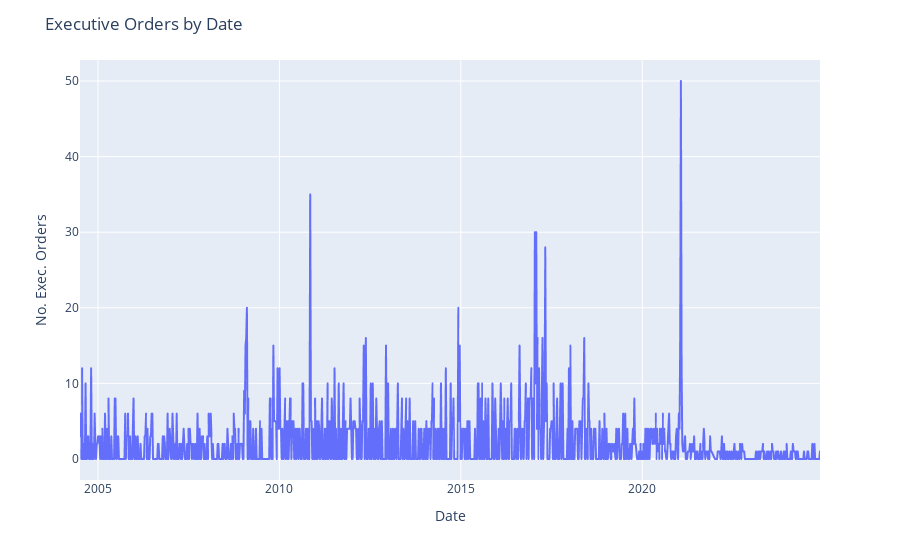

This figure's notebook cell:
### Markdown cell above
### Data visualizations

It is unfortunate that we do not have sufficient data at the current time to build a model through the current administration; at the time of this writing, the full tenure of the Biden presidency is not reflected in this data.

That said, in addition to the quality checks done in previous instances, this basic visualization can be [compared to prior work](https://ballotpedia.org/Joe_Biden%27s_executive_orders_and_actions) to see that the structure of the data is as would be expected.

### Code cell
# df[['week_start', 'orders_outcome_var']].plot()
fig1 = px.line(df, x='week_start', y='orders_outcome_var')
fig1.update_layout(
    xaxis_title = 'Date',
    yaxis_title = 'No. Exec. Orders',
    title = 'Executive Orders by Date'
)
fig1.show()

### Figure 1 — Plotly figure (JSON) as saved in the notebook; plotly's stock layout.template omitted (floating-point values rounded to 4 significant figures; data arrays with more than 128 entries replaced by an {"elided": "..."} marker saying what was removed)
{"data": [{"hovertemplate": "week_start=%{x}<br>orders_outcome_var=%{y}<extra></extra>", "legendgroup": "", "line": {"color": "#636efa", "dash": "solid"}, "marker": {"symbol": "circle"}, "mode": "lines", "name": "", "showlegend": false, "type": "scattergl", "x": {"elided": "1057 str values"}, "xaxis": "x", "y": {"elided": "1057 int values"}, "yaxis": "y"}], "layout": {"legend": {"tracegroupgap": 0}, "margin": {"t": 60}, "title": {"text": "Executive Orders by Date"}, "xaxis": {"anchor": "y", "domain": [0, 1], "title": {"text": "Date"}}, "yaxis": {"anchor": "x", "domain": [0, 1], "title": {"text": "No. Exec. Orders"}}}}
